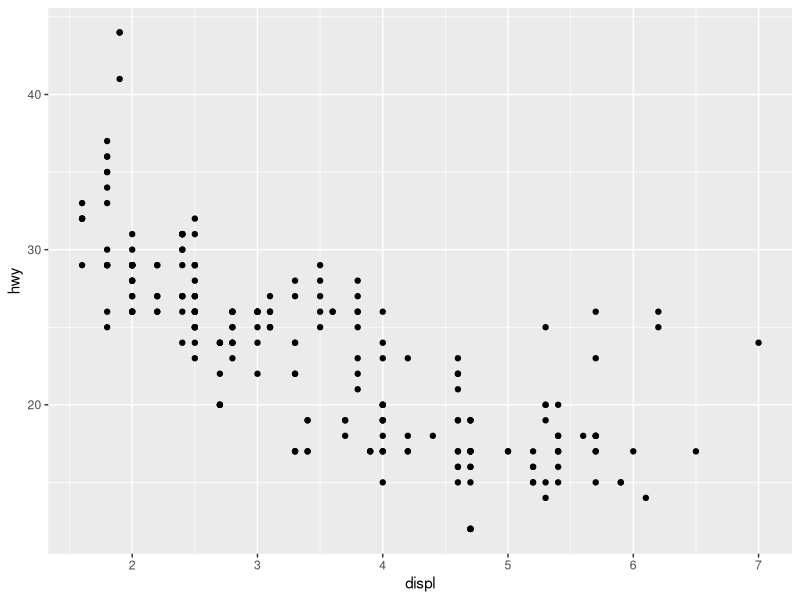
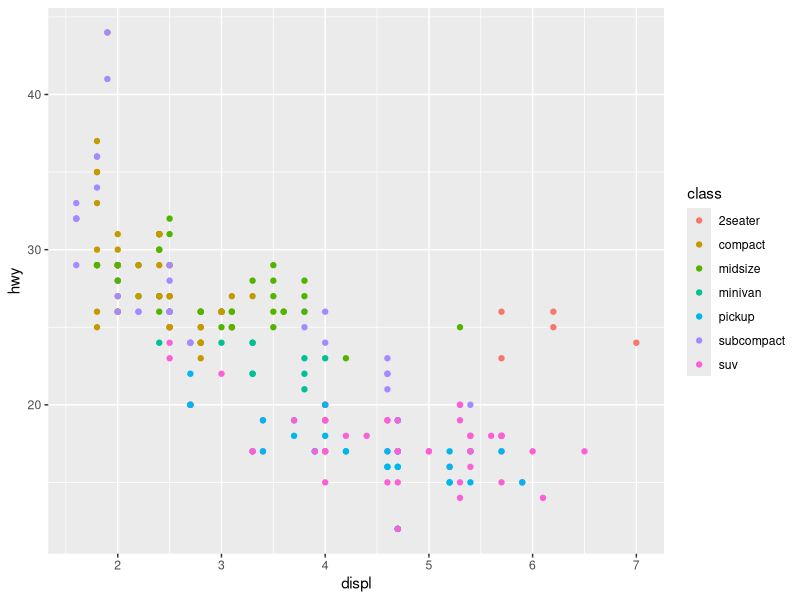
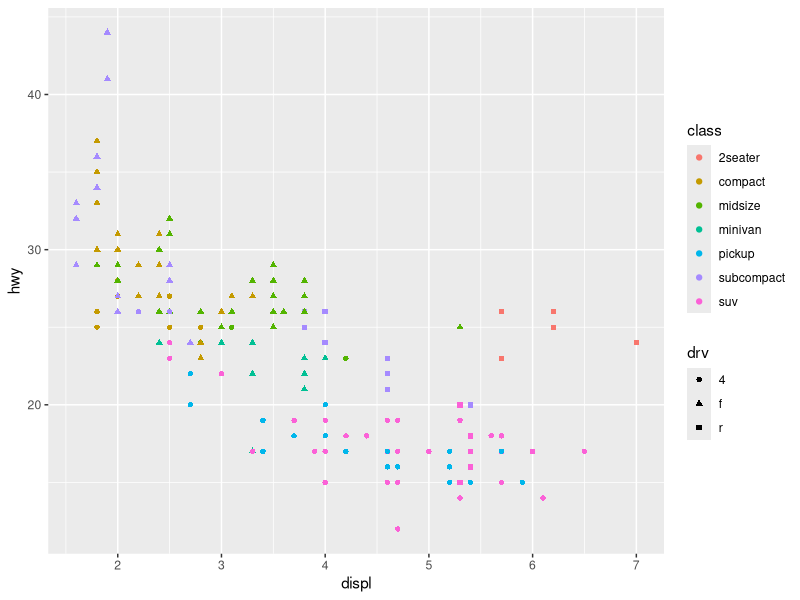
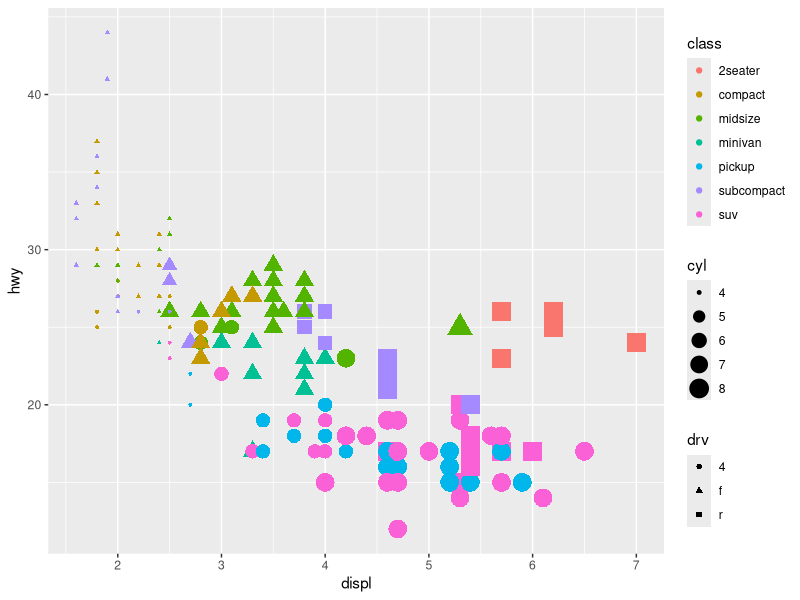

The R source for these figures, in order:

# EPI5143 Winter 2020 Quiz 3. Due Wednesday March 11th, 2020 by 11:59pm.   
# Please provide the code (and results from console if requested) you used to execute 
# the requested commands in each question 1 to 4 in this file.  Don't forget to include 
# your name in the document! (and in the filename) don't include the plot images themselves
# When you have completed the assignment, save it in same file format right from RStudio 
# (.R which is simply a plain text file) ans submit it to Github using instructions 
# from last class and the link emailed to you
# If you haven't already, install the "tidyverse" package, and load it into memory
# using the library() command
# The data visualization lecture notes, as well as Chapter 3: Data Visualization from 
# "R for Data Science" (available at https://r4ds.had.co.nz/ ) are good resources to 
# provide guidance 
library(tidyverse)
# Question 1. The dataset mpg dataset is a base R dataset which includes data on fuel efficiency of a number
# of makes and models of automobile Have a look at this dataset using the View() command.
# how many observations and how many variables does this dataset have? (provide the code 
# and result from the console window)
# (hint:  use the nrow() and ncol() and/or the dim()  R functions )
view(mpg)
nrow(mpg) 
ncol(mpg) 
dim(mpg) 
# The following commands to ggplot create a basic plot of the 
# highway fuel efficiency vs.engine size (displacement in L) for vehicles in the dataset
# ie. x=displ and y=hwy, run this code and look at the plot 
# (click zoom in the plots window to make it bigger) 
##################
 ggplot(data = mpg) + geom_point(mapping = aes(x = displ, y = hwy))
##################

# Question 2. modify and run the ggplot code to make each class of vehicle a different colour
ggplot(data = mpg) + geom_point(mapping = aes(x = displ, y = hwy, color=class))

# Question 3. further modify and run the code to use a different shape to plot vehicles
# according whether vehicle is front, rear or 4 wheel drive (drv)
ggplot(data = mpg) + geom_point(mapping = aes(x = displ, y = hwy, color=class, shape=drv))

# Question 4. further modify and run the code to make the size of each point on the plot proportional
# to the number of cylinders the vehicle's engine has (cyl)
ggplot(data = mpg) + geom_point(mapping = aes(x = displ, y = hwy, color=class, shape=drv, size=cyl))

# Question 5. Modify the code to add a suitable title of your choice to your plot
mpgplot <- ggplot(data = mpg) + geom_point(mapping = aes(x = displ, y = hwy, color=class, shape=drv, size=cyl))
















